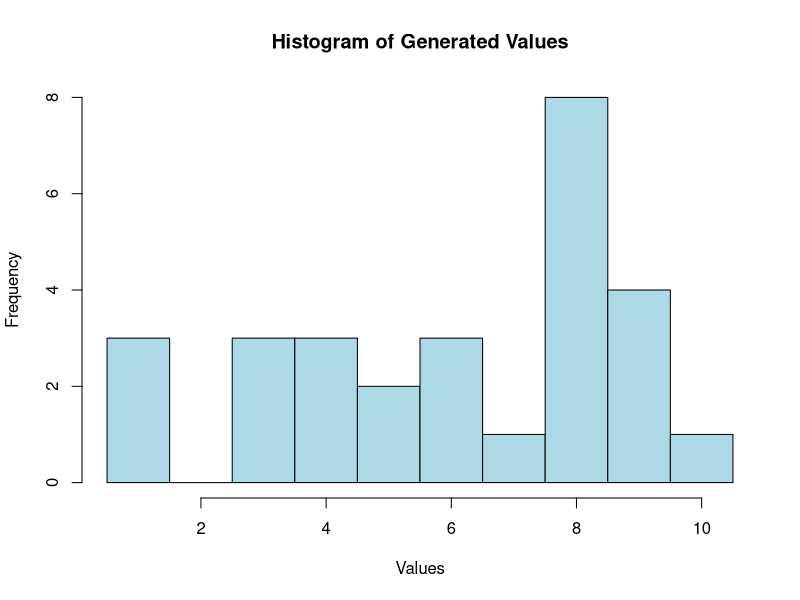

Write R code to recreate this figure.
## ---- chunk 1
set.seed(16)

values <- c()

while (TRUE) {
  x <- sample(1:10, 1)
  values <- c(values, x)
  print(x)
  if(x == 7) {
    break
  }
}
## ---- chunk 2
#create table with these values
value_counts <- table(values)
value_counts
## ---- chunk 3
#Plots
hist(values, breaks = seq(0.5, 10.5, by = 1),
     main = "Histogram of Generated Values",
     xlab = "Values", ylab = "Frequency", col = "lightblue", border = "black")
